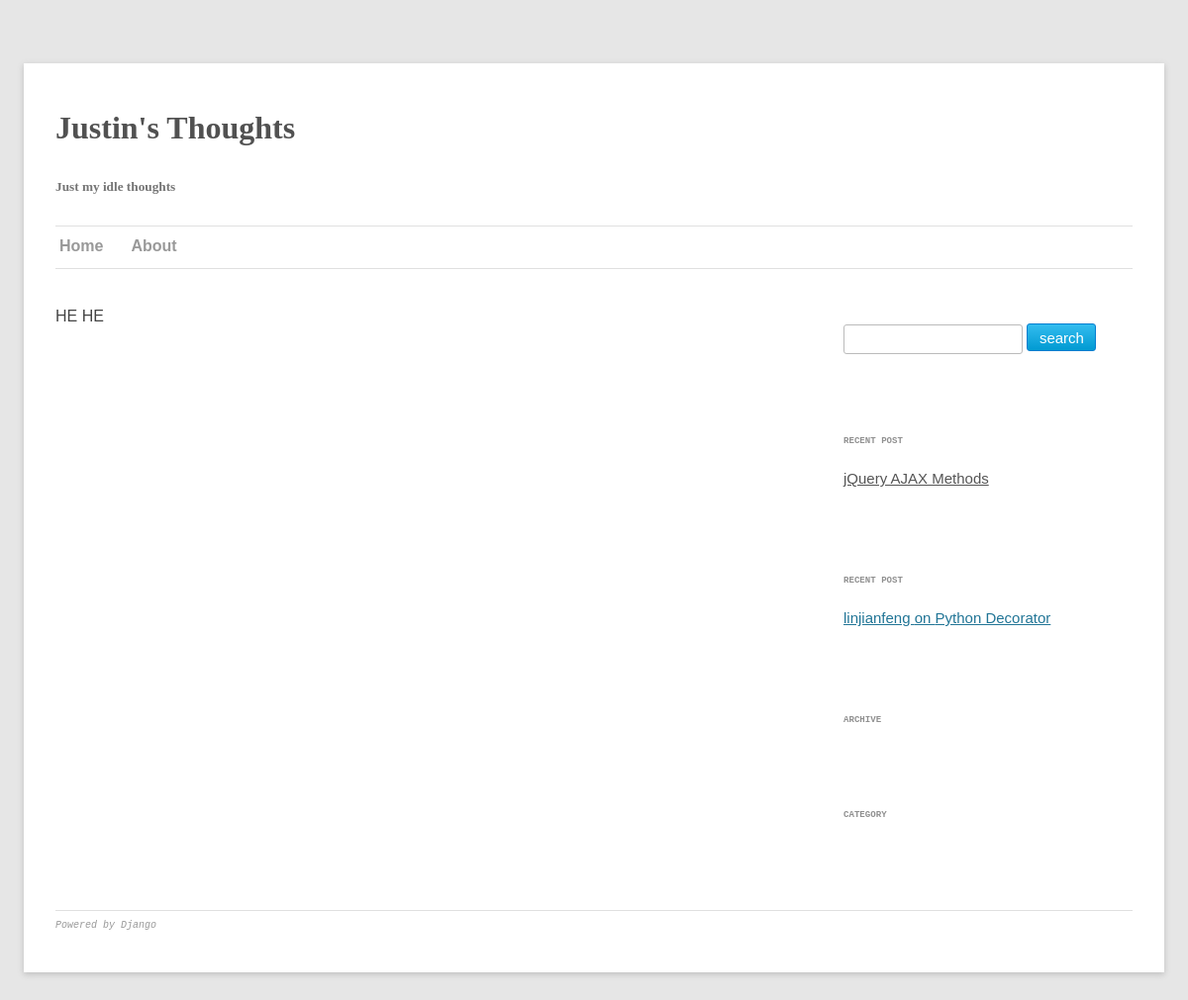
/about/, run on an earlier commit of the app's database.
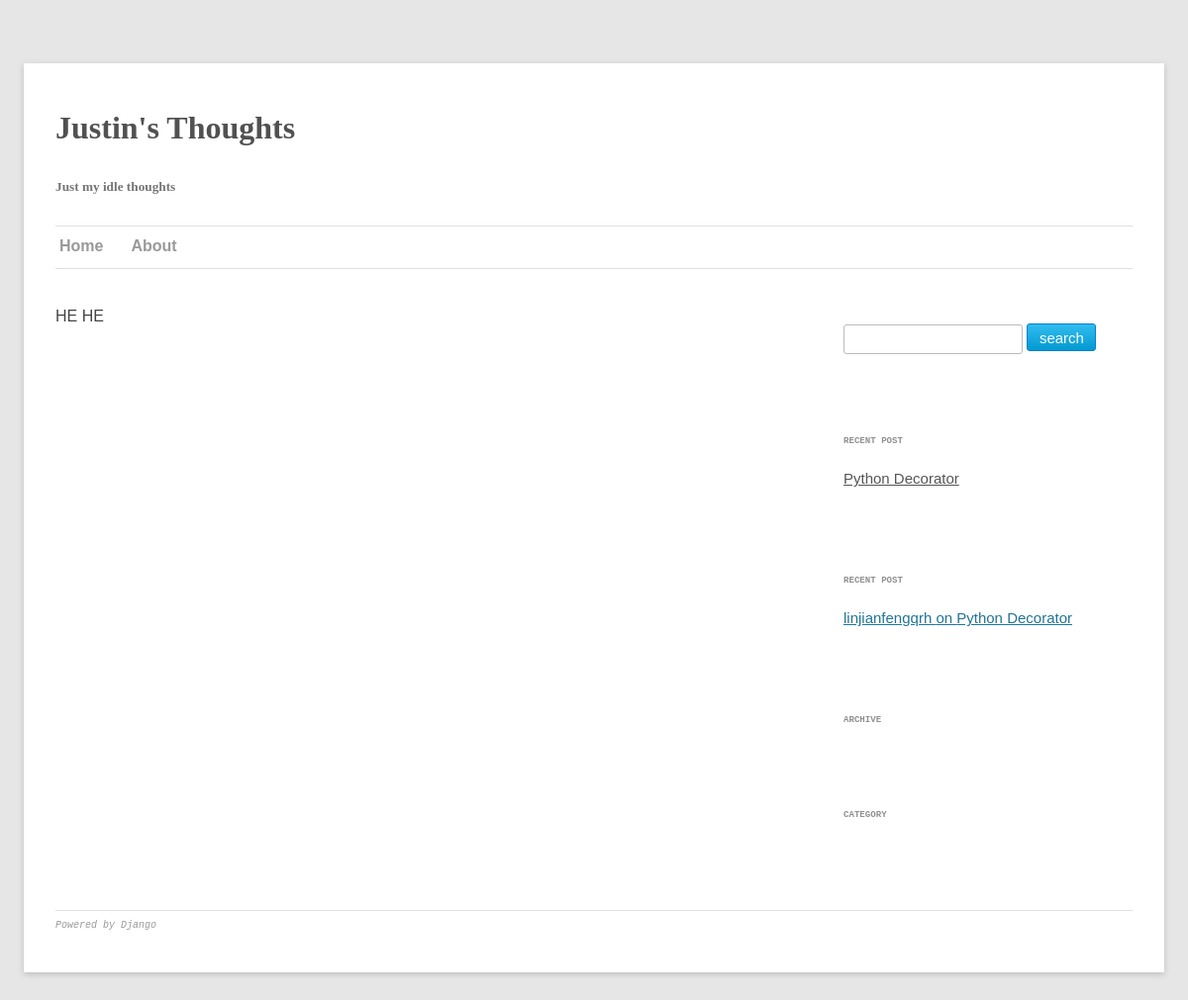
And on a later commit of the database.
### blog/models.py (models this page shows, shortened)
class Post(models.Model):
  title = models.CharField(max_length=100)
  slug = models.SlugField(max_length = 100)
  content = models.TextField()
  published = models.BooleanField(default = False)
  created_date = models.DateTimeField(auto_now_add = True)
  category = models.ManyToManyField(Category)
  visit = models.IntegerField()
  class Meta:
    ordering = ['-created_date']
  def __unicode__(self):
    return self.title
  def get_abs_url(self):
    mangled = self.title.replace(' ', '__')
    return '/blog/%s' % mangled

class Reply(models.Model):
  name = models.CharField(max_length=100)
  email = models.EmailField(blank = True)
  to = models.IntegerField(default=0)
  message = models.CharField(max_length = 1000)
  post = models.ForeignKey(Post)
  date = models.DateTimeField()

### blog/views.py (the view)
# urls.py: url(r'^about/$', 'blog.views.about'),
def about(request):
  recent_post = Post.objects.first()
  recent_reply = Reply.objects.first()
  return render(request, 'about.html', {'recent_post': recent_post, 'recent_reply':recent_reply } )

### templates/about.html (shortened to what this page needs)
{% extends "blog/base.html" %}
{% block content %}HE HE {% endblock %}

### templates/blog/base.html (shortened to what this page needs)
<!DOCTYPE html>
<html>
<head>
  <link rel="stylesheet" type="text/css" href="{{STATIC_URL}}global.css" />
  <link rel="stylesheet" type="text/css" href="{{STATIC_URL}}post.css" />
</head>
<body style="color:#444;background-color:#e6e6e6;font-family:sans-serif">
  <div class="page">
    <div class="header">
      <h1 class="blog-title">Justin's Thoughts</h1>
      <h5 class="blog-desc">Just my idle thoughts</h5>
    </div>
    <div class="menu">
      <hr />
      <ul class="menu">
        <li><a href="/" class="title-menu-item">Home</a></li>
        <li><a href="/about/" class="title-menu-item">About</a></li>
      </ul>
      <hr />
    </div>
    <div class = "maincontent">
      <div class = "sidebar">
        <div class = "widget widget_form">
          <form action="/blog/search/" method="get" class = "search">
            <p><input type="text" name="q" class="search text"/>
            <input type="submit" value="search" class = "search  buttom"></p>
          </form>
        </div>
        <div class = "widget widget_recent_post">
          <p class = "widget_title">RECENT POST</p>
          <p class = "widget_content">{% if recent_post %}<a href="{{recent_post.get_abs_url}}">{{ recent_post.title }}</a>{% else %}There is no post{% endif %}</p>
        </div>
        <div class = "widget widget_recent_reply">
          <p class = "widget_title">RECENT POST</p>
          <p class = "widget_content">{% if recent_reply %}<a href="{{recent_reply.get_post_url}}">{{ recent_reply.name }} on {{recent_reply.post}}</a>{% else %}There is no reply{% endif %}</p>
        </div>
        <div class = "widget widget_archive">
          <p class = "widget_title">ARCHIVE</p>
        </div>
        <div class = "widget widget_category">
          <p class = "widget_title">CATEGORY</p>
        </div>
      </div>
      <div class = "content">
        {% block content %}
        {% endblock %}
      </div>
      <div class = "footer">
        <hr />
        <p><a href="www.django.com">Powered by Django</a></p>
      </div>
    </div>
  </div>
</body>
</html>

### static/global.css (style rules this page uses)
.page { margin-left:auto; margin-right:auto; margin-top:4em; margin-bottom:4em; max-width:960px; max-width:68rem; background-color:#fff; padding-left:2em; padding-top:1em; padding-right:2em; padding-bottom:2em; box-shadow:0 2px 6px rgba(100, 100, 100, 0.3); }
a { text-decoration:none; }
a:link, a:visited { color:#999999; }
div.header { display:inline-block; font-family:Georgia, serif; }
.blog-title { font-weight:bold; line-height:1.8; color:#515151; }
.blog-desc { color:#757575; }
hr { border:0; height:1px; background:#ffffff; box-shadow:0px 1px 0px #e0e0e0; }
ul.menu { list-style-type:none; margin:0; padding:0; }
ul.menu a:link, a:visited { display:block; width:60px; font-weight:bold; padding:4px; }
ul.menu li { position:relative; display:inline-block; }
.maincontent { padding-top:2em; overflow:hidden; }
.content { float:none; width:auto; overflow:hidden; padding-right:3em; }
.sidebar { float:right; width:300px; }
.footer p { font-family:Monospace; font-size:10px; font-style:italic; }
.text { border:1px solid #bbb; padding-left:10px; padding-right:1px; padding-top:4px; padding-bottom:4px; border-radius:3px; outline:none; font-family:Monospace; }
.text.search { height:20px; }
.buttom { border-radius:3px; height:28px; font-family:sans-serif; font-size:15px; cursor:pointer; color:white; background-image:-webkit-gradient(linear, left top, left bottom, from(rgb(51, 188, 239)), to(rgb(1, 154, 210))); background:-moz-linear-gradient(top, rgb(51, 188, 239), rgb(1, 154, 210)); border:1px solid rgb(5, 126, 208); }
.buttom.search { width:70px; }
.widget { padding-left:8px; margin-bottom:5em; }
.widget_title { font-family:Monospace; font-weight:bold; font-size:0.7em; margin-bottom:1.7em; line-height:1.7; color:#909090; }
.widget_content { font-family:Helvetica, Arial; font-size:15px; line-height:2; color:#404040; }
.widget_content a { text-decoration:underline; color:#555555; }

What changed in the data, as far as the page shows it:
removed Post: title "jQuery AJAX Methods"
now on this page (row edited): Post: title "Python Decorator"
changed Reply "Python Decorator": name "linjianfeng" → "linjianfengqrh"
